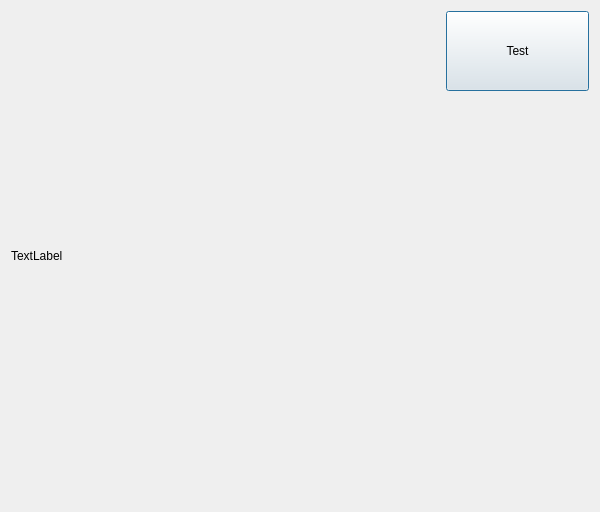
<?xml version="1.0" encoding="UTF-8"?>
<ui version="4.0">
 <class>IPUIClass</class>
 <widget class="QDialog" name="IPUIClass">
  <property name="geometry">
   <rect>
    <x>0</x>
    <y>0</y>
    <width>600</width>
    <height>512</height>
   </rect>
  </property>
  <property name="windowTitle">
   <string>IPUI</string>
  </property>
  <layout class="QHBoxLayout" name="horizontalLayout" stretch="3,1">
   <item>
    <widget class="QLabel" name="lbShow">
     <property name="text">
      <string>TextLabel</string>
     </property>
    </widget>
   </item>
   <item>
    <layout class="QVBoxLayout" name="verticalLayout">
     <item>
      <widget class="QPushButton" name="pbTest">
       <property name="minimumSize">
        <size>
         <width>80</width>
         <height>80</height>
        </size>
       </property>
       <property name="text">
        <string>Test</string>
       </property>
      </widget>
     </item>
     <item>
      <spacer name="verticalSpacer">
       <property name="orientation">
        <enum>Qt::Vertical</enum>
       </property>
       <property name="sizeHint" stdset="0">
        <size>
         <width>20</width>
         <height>40</height>
        </size>
       </property>
      </spacer>
     </item>
    </layout>
   </item>
  </layout>
 </widget>
 <layoutdefault spacing="6" margin="11"/>
 <resources>
  <include location="ipui.qrc"/>
 </resources>
 <connections/>
</ui>
